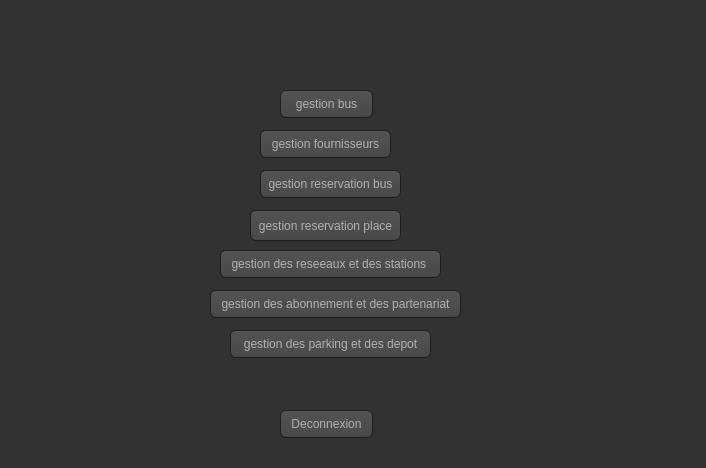
<?xml version="1.0" encoding="UTF-8"?>
<ui version="4.0">
 <class>mwc</class>
 <widget class="QDialog" name="mwc">
  <property name="geometry">
   <rect>
    <x>0</x>
    <y>0</y>
    <width>706</width>
    <height>468</height>
   </rect>
  </property>
  <property name="windowTitle">
   <string>Dialog</string>
  </property>
  <property name="styleSheet">
   <string notr="true">QToolTip
{
     border: 1px solid black;
     background-color: #ffa02f;
     padding: 1px;
     border-radius: 3px;
     opacity: 100;
}

QWidget
{
    color: #b1b1b1;
    background-color: #323232;
}

QWidget:item:hover
{
    background-color: QLinearGradient( x1: 0, y1: 0, x2: 0, y2: 1, stop: 0 #ffa02f, stop: 1 #ca0619);
    color: #000000;
}

QWidget:item:selected
{
    background-color: QLinearGradient( x1: 0, y1: 0, x2: 0, y2: 1, stop: 0 #ffa02f, stop: 1 #d7801a);
}

QMenuBar::item
{
    background: transparent;
}

QMenuBar::item:selected
{
    background: transparent;
    border: 1px solid #ffaa00;
}

QMenuBar::item:pressed
{
    background: #444;
    border: 1px solid #000;
    background-color: QLinearGradient(
        x1:0, y1:0,
        x2:0, y2:1,
        stop:1 #212121,
        stop:0.4 #343434/*,
        stop:0.2 #343434,
        stop:0.1 #ffaa00*/
    );
    margin-bottom:-1px;
    padding-bottom:1px;
}

QMenu
{
    border: 1px solid #000;
}

QMenu::item
{
    padding: 2px 20px 2px 20px;
}

QMenu::item:selected
{
    color: #000000;
}

QWidget:disabled
{
    color: #404040;
    background-color: #323232;
}

QAbstractItemView
{
    background-color: QLinearGradient( x1: 0, y1: 0, x2: 0, y2: 1, stop: 0 #4d4d4d, stop: 0.1 #646464, stop: 1 #5d5d5d);
}

QWidget:focus
{
    /*border: 2px solid QLinearGradient( x1: 0, y1: 0, x2: 0, y2: 1, stop: 0 #ffa02f, stop: 1 #d7801a);*/
}

QLineEdit
{
    background-color: QLinearGradient( x1: 0, y1: 0, x2: 0, y2: 1, stop: 0 #4d4d4d, stop: 0 #646464, stop: 1 #5d5d5d);
    padding: 1px;
    border-style: solid;
    border: 1px solid #1e1e1e;
    border-radius: 5;
}

QPushButton
{
    color: #b1b1b1;
    background-color: QLinearGradient( x1: 0, y1: 0, x2: 0, y2: 1, stop: 0 #565656, stop: 0.1 #525252, stop: 0.5 #4e4e4e, stop: 0.9 #4a4a4a, stop: 1 #464646);
    border-width: 1px;
    border-color: #1e1e1e;
    border-style: solid;
    border-radius: 6;
    padding: 3px;
    font-size: 12px;
    padding-left: 5px;
    padding-right: 5px;
}

QPushButton:pressed
{
    background-color: QLinearGradient( x1: 0, y1: 0, x2: 0, y2: 1, stop: 0 #2d2d2d, stop: 0.1 #2b2b2b, stop: 0.5 #292929, stop: 0.9 #282828, stop: 1 #252525);
}

QComboBox
{
    selection-background-color: #ffaa00;
    background-color: QLinearGradient( x1: 0, y1: 0, x2: 0, y2: 1, stop: 0 #565656, stop: 0.1 #525252, stop: 0.5 #4e4e4e, stop: 0.9 #4a4a4a, stop: 1 #464646);
    border-style: solid;
    border: 1px solid #1e1e1e;
    border-radius: 5;
}

QComboBox:hover,QPushButton:hover
{
    border: 2px solid QLinearGradient( x1: 0, y1: 0, x2: 0, y2: 1, stop: 0 #ffa02f, stop: 1 #d7801a);
}


QComboBox:on
{
    padding-top: 3px;
    padding-left: 4px;
    background-color: QLinearGradient( x1: 0, y1: 0, x2: 0, y2: 1, stop: 0 #2d2d2d, stop: 0.1 #2b2b2b, stop: 0.5 #292929, stop: 0.9 #282828, stop: 1 #252525);
    selection-background-color: #ffaa00;
}

QComboBox QAbstractItemView
{
    border: 2px solid darkgray;
    selection-background-color: QLinearGradient( x1: 0, y1: 0, x2: 0, y2: 1, stop: 0 #ffa02f, stop: 1 #d7801a);
}

QComboBox::drop-down
{
     subcontrol-origin: padding;
     subcontrol-position: top right;
     width: 15px;

     border-left-width: 0px;
     border-left-color: darkgray;
     border-left-style: solid; /* just a single line */
     border-top-right-radius: 3px; /* same radius as the QComboBox */
     border-bottom-right-radius: 3px;
 }

QComboBox::down-arrow
{
     image: url(:/down_arrow.png);
}

QGroupBox:focus
{
border: 2px solid QLinearGradient( x1: 0, y1: 0, x2: 0, y2: 1, stop: 0 #ffa02f, stop: 1 #d7801a);
}

QTextEdit:focus
{
    border: 2px solid QLinearGradient( x1: 0, y1: 0, x2: 0, y2: 1, stop: 0 #ffa02f, stop: 1 #d7801a);
}

QScrollBar:horizontal {
     border: 1px solid #222222;
     background: QLinearGradient( x1: 0, y1: 0, x2: 0, y2: 1, stop: 0.0 #121212, stop: 0.2 #282828, stop: 1 #484848);
     height: 7px;
     margin: 0px 16px 0 16px;
}

QScrollBar::handle:horizontal
{
      background: QLinearGradient( x1: 0, y1: 0, x2: 1, y2: 0, stop: 0 #ffa02f, stop: 0.5 #d7801a, stop: 1 #ffa02f);
      min-height: 20px;
      border-radius: 2px;
}

QScrollBar::add-line:horizontal {
      border: 1px solid #1b1b19;
      border-radius: 2px;
      background: QLinearGradient( x1: 0, y1: 0, x2: 1, y2: 0, stop: 0 #ffa02f, stop: 1 #d7801a);
      width: 14px;
      subcontrol-position: right;
      subcontrol-origin: margin;
}

QScrollBar::sub-line:horizontal {
      border: 1px solid #1b1b19;
      border-radius: 2px;
      background: QLinearGradient( x1: 0, y1: 0, x2: 1, y2: 0, stop: 0 #ffa02f, stop: 1 #d7801a);
      width: 14px;
     subcontrol-position: left;
     subcontrol-origin: margin;
}

QScrollBar::right-arrow:horizontal, QScrollBar::left-arrow:horizontal
{
      border: 1px solid black;
      width: 1px;
      height: 1px;
      background: white;
}

QScrollBar::add-page:horizontal, QScrollBar::sub-page:horizontal
{
      background: none;
}

QScrollBar:vertical
{
      background: QLinearGradient( x1: 0, y1: 0, x2: 1, y2: 0, stop: 0.0 #121212, stop: 0.2 #282828, stop: 1 #484848);
      width: 7px;
      margin: 16px 0 16px 0;
      border: 1px solid #222222;
}

QScrollBar::handle:vertical
{
      background: QLinearGradient( x1: 0, y1: 0, x2: 0, y2: 1, stop: 0 #ffa02f, stop: 0.5 #d7801a, stop: 1 #ffa02f);
      min-height: 20px;
      border-radius: 2px;
}

QScrollBar::add-line:vertical
{
      border: 1px solid #1b1b19;
      border-radius: 2px;
      background: QLinearGradient( x1: 0, y1: 0, x2: 0, y2: 1, stop: 0 #ffa02f, stop: 1 #d7801a);
      height: 14px;
      subcontrol-position: bottom;
      subcontrol-origin: margin;
}

QScrollBar::sub-line:vertical
{
      border: 1px solid #1b1b19;
      border-radius: 2px;
      background: QLinearGradient( x1: 0, y1: 0, x2: 0, y2: 1, stop: 0 #d7801a, stop: 1 #ffa02f);
      height: 14px;
      subcontrol-position: top;
      subcontrol-origin: margin;
}

QScrollBar::up-arrow:vertical, QScrollBar::down-arrow:vertical
{
      border: 1px solid black;
      width: 1px;
      height: 1px;
      background: white;
}


QScrollBar::add-page:vertical, QScrollBar::sub-page:vertical
{
      background: none;
}

QTextEdit
{
    background-color: #242424;
}

QPlainTextEdit
{
    background-color: #242424;
}

QHeaderView::section
{
    background-color: QLinearGradient(x1:0, y1:0, x2:0, y2:1, stop:0 #616161, stop: 0.5 #505050, stop: 0.6 #434343, stop:1 #656565);
    color: white;
    padding-left: 4px;
    border: 1px solid #6c6c6c;
}

QCheckBox:disabled
{
color: #414141;
}

QDockWidget::title
{
    text-align: center;
    spacing: 3px; /* spacing between items in the tool bar */
    background-color: QLinearGradient(x1:0, y1:0, x2:0, y2:1, stop:0 #323232, stop: 0.5 #242424, stop:1 #323232);
}

QDockWidget::close-button, QDockWidget::float-button
{
    text-align: center;
    spacing: 1px; /* spacing between items in the tool bar */
    background-color: QLinearGradient(x1:0, y1:0, x2:0, y2:1, stop:0 #323232, stop: 0.5 #242424, stop:1 #323232);
}

QDockWidget::close-button:hover, QDockWidget::float-button:hover
{
    background: #242424;
}

QDockWidget::close-button:pressed, QDockWidget::float-button:pressed
{
    padding: 1px -1px -1px 1px;
}

QMainWindow::separator
{
    background-color: QLinearGradient(x1:0, y1:0, x2:0, y2:1, stop:0 #161616, stop: 0.5 #151515, stop: 0.6 #212121, stop:1 #343434);
    color: white;
    padding-left: 4px;
    border: 1px solid #4c4c4c;
    spacing: 3px; /* spacing between items in the tool bar */
}

QMainWindow::separator:hover
{

    background-color: QLinearGradient(x1:0, y1:0, x2:0, y2:1, stop:0 #d7801a, stop:0.5 #b56c17 stop:1 #ffa02f);
    color: white;
    padding-left: 4px;
    border: 1px solid #6c6c6c;
    spacing: 3px; /* spacing between items in the tool bar */
}

QToolBar::handle
{
     spacing: 3px; /* spacing between items in the tool bar */
     background: url(:/images/handle.png);
}

QMenu::separator
{
    height: 2px;
    background-color: QLinearGradient(x1:0, y1:0, x2:0, y2:1, stop:0 #161616, stop: 0.5 #151515, stop: 0.6 #212121, stop:1 #343434);
    color: white;
    padding-left: 4px;
    margin-left: 10px;
    margin-right: 5px;
}

QProgressBar
{
    border: 2px solid grey;
    border-radius: 5px;
    text-align: center;
}

QProgressBar::chunk
{
    background-color: #d7801a;
    width: 2.15px;
    margin: 0.5px;
}

QTabBar::tab {
    color: #b1b1b1;
    border: 1px solid #444;
    border-bottom-style: none;
    background-color: #323232;
    padding-left: 10px;
    padding-right: 10px;
    padding-top: 3px;
    padding-bottom: 2px;
    margin-right: -1px;
}

QTabWidget::pane {
    border: 1px solid #444;
    top: 1px;
}

QTabBar::tab:last
{
    margin-right: 0; /* the last selected tab has nothing to overlap with on the right */
    border-top-right-radius: 3px;
}

QTabBar::tab:first:!selected
{
 margin-left: 0px; /* the last selected tab has nothing to overlap with on the right */


    border-top-left-radius: 3px;
}

QTabBar::tab:!selected
{
    color: #b1b1b1;
    border-bottom-style: solid;
    margin-top: 3px;
    background-color: QLinearGradient(x1:0, y1:0, x2:0, y2:1, stop:1 #212121, stop:.4 #343434);
}

QTabBar::tab:selected
{
    border-top-left-radius: 3px;
    border-top-right-radius: 3px;
    margin-bottom: 0px;
}

QTabBar::tab:!selected:hover
{
    /*border-top: 2px solid #ffaa00;
    padding-bottom: 3px;*/
    border-top-left-radius: 3px;
    border-top-right-radius: 3px;
    background-color: QLinearGradient(x1:0, y1:0, x2:0, y2:1, stop:1 #212121, stop:0.4 #343434, stop:0.2 #343434, stop:0.1 #ffaa00);
}

QRadioButton::indicator:checked, QRadioButton::indicator:unchecked{
    color: #b1b1b1;
    background-color: #323232;
    border: 1px solid #b1b1b1;
    border-radius: 6px;
}

QRadioButton::indicator:checked
{
    background-color: qradialgradient(
        cx: 0.5, cy: 0.5,
        fx: 0.5, fy: 0.5,
        radius: 1.0,
        stop: 0.25 #ffaa00,
        stop: 0.3 #323232
    );
}

QCheckBox::indicator{
    color: #b1b1b1;
    background-color: #323232;
    border: 1px solid #b1b1b1;
    width: 9px;
    height: 9px;
}

QRadioButton::indicator
{
    border-radius: 6px;
}

QRadioButton::indicator:hover, QCheckBox::indicator:hover
{
    border: 1px solid #ffaa00;
}

QCheckBox::indicator:checked
{
    image:url(:/images/checkbox.png);
}

QCheckBox::indicator:disabled, QRadioButton::indicator:disabled
{
    border: 1px solid #444;
}</string>
  </property>
  <widget class="QPushButton" name="pushButton_gestionbus">
   <property name="geometry">
    <rect>
     <x>280</x>
     <y>90</y>
     <width>93</width>
     <height>28</height>
    </rect>
   </property>
   <property name="text">
    <string>gestion bus</string>
   </property>
  </widget>
  <widget class="QPushButton" name="pushButton_gestionfournisseurs">
   <property name="geometry">
    <rect>
     <x>260</x>
     <y>130</y>
     <width>131</width>
     <height>28</height>
    </rect>
   </property>
   <property name="text">
    <string>gestion fournisseurs</string>
   </property>
  </widget>
  <widget class="QPushButton" name="pushButton_deconnexion">
   <property name="geometry">
    <rect>
     <x>280</x>
     <y>410</y>
     <width>93</width>
     <height>28</height>
    </rect>
   </property>
   <property name="text">
    <string>Deconnexion</string>
   </property>
  </widget>
  <widget class="QPushButton" name="pushButton_gestionreservationbus">
   <property name="geometry">
    <rect>
     <x>260</x>
     <y>170</y>
     <width>141</width>
     <height>28</height>
    </rect>
   </property>
   <property name="text">
    <string>gestion reservation bus</string>
   </property>
  </widget>
  <widget class="QPushButton" name="pushButton_gestionreservationplace">
   <property name="geometry">
    <rect>
     <x>250</x>
     <y>210</y>
     <width>151</width>
     <height>31</height>
    </rect>
   </property>
   <property name="text">
    <string>gestion reservation place</string>
   </property>
  </widget>
  <widget class="QPushButton" name="pushButton_reseauetstation">
   <property name="geometry">
    <rect>
     <x>220</x>
     <y>250</y>
     <width>221</width>
     <height>28</height>
    </rect>
   </property>
   <property name="text">
    <string>gestion des reseeaux et des stations </string>
   </property>
  </widget>
  <widget class="QPushButton" name="pushButton_gestionabonementpartenariat">
   <property name="geometry">
    <rect>
     <x>210</x>
     <y>290</y>
     <width>251</width>
     <height>28</height>
    </rect>
   </property>
   <property name="text">
    <string>gestion des abonnement et des partenariat</string>
   </property>
  </widget>
  <widget class="QPushButton" name="pushButton_gestionparkdepot">
   <property name="geometry">
    <rect>
     <x>230</x>
     <y>330</y>
     <width>201</width>
     <height>28</height>
    </rect>
   </property>
   <property name="text">
    <string>gestion des parking et des depot</string>
   </property>
  </widget>
 </widget>
 <resources/>
 <connections/>
</ui>
